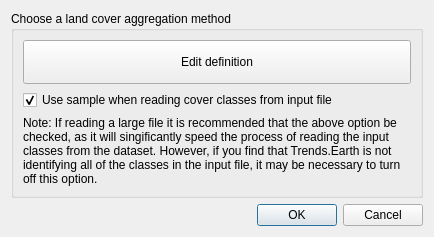
<?xml version="1.0" encoding="UTF-8"?>
<ui version="4.0">
 <class>DlgImportLC</class>
 <widget class="QDialog" name="DlgImportLC">
  <property name="windowModality">
   <enum>Qt::ApplicationModal</enum>
  </property>
  <property name="geometry">
   <rect>
    <x>0</x>
    <y>0</y>
    <width>434</width>
    <height>196</height>
   </rect>
  </property>
  <property name="sizePolicy">
   <sizepolicy hsizetype="Fixed" vsizetype="Fixed">
    <horstretch>0</horstretch>
    <verstretch>0</verstretch>
   </sizepolicy>
  </property>
  <property name="windowTitle">
   <string>Load a Custom Land Cover Dataset</string>
  </property>
  <property name="modal">
   <bool>true</bool>
  </property>
  <layout class="QVBoxLayout" name="verticalLayout">
   <item>
    <widget class="QGroupBox" name="groupBox_lc_agg">
     <property name="enabled">
      <bool>true</bool>
     </property>
     <property name="sizePolicy">
      <sizepolicy hsizetype="Preferred" vsizetype="Minimum">
       <horstretch>0</horstretch>
       <verstretch>0</verstretch>
      </sizepolicy>
     </property>
     <property name="title">
      <string>Choose a land cover aggregation method</string>
     </property>
     <layout class="QVBoxLayout" name="verticalLayout_2">
      <item>
       <widget class="QPushButton" name="btn_agg_edit_def">
        <property name="enabled">
         <bool>true</bool>
        </property>
        <property name="sizePolicy">
         <sizepolicy hsizetype="Expanding" vsizetype="Minimum">
          <horstretch>0</horstretch>
          <verstretch>0</verstretch>
         </sizepolicy>
        </property>
        <property name="minimumSize">
         <size>
          <width>0</width>
          <height>30</height>
         </size>
        </property>
        <property name="maximumSize">
         <size>
          <width>16777215</width>
          <height>16777215</height>
         </size>
        </property>
        <property name="text">
         <string>Edit definition</string>
        </property>
       </widget>
      </item>
      <item>
       <widget class="QCheckBox" name="checkBox_use_sample">
        <property name="text">
         <string>Use sample when reading cover classes from input file</string>
        </property>
        <property name="checked">
         <bool>true</bool>
        </property>
       </widget>
      </item>
      <item>
       <widget class="QLabel" name="label">
        <property name="enabled">
         <bool>true</bool>
        </property>
        <property name="sizePolicy">
         <sizepolicy hsizetype="Preferred" vsizetype="Minimum">
          <horstretch>0</horstretch>
          <verstretch>0</verstretch>
         </sizepolicy>
        </property>
        <property name="minimumSize">
         <size>
          <width>0</width>
          <height>0</height>
         </size>
        </property>
        <property name="baseSize">
         <size>
          <width>0</width>
          <height>0</height>
         </size>
        </property>
        <property name="text">
         <string>Note: If reading a large file it is recommended that the above option be checked, as it will singificantly speed the process of reading the input classes from the dataset. However, if you find that Trends.Earth is not identifying all of the classes in the input file, it may be necessary to turn off this option.</string>
        </property>
        <property name="wordWrap">
         <bool>true</bool>
        </property>
       </widget>
      </item>
     </layout>
    </widget>
   </item>
   <item>
    <widget class="QDialogButtonBox" name="btnBox">
     <property name="orientation">
      <enum>Qt::Horizontal</enum>
     </property>
     <property name="standardButtons">
      <set>QDialogButtonBox::Cancel|QDialogButtonBox::Ok</set>
     </property>
    </widget>
   </item>
  </layout>
 </widget>
 <resources/>
 <connections>
  <connection>
   <sender>btnBox</sender>
   <signal>accepted()</signal>
   <receiver>DlgImportLC</receiver>
   <slot>accept()</slot>
   <hints>
    <hint type="sourcelabel">
     <x>248</x>
     <y>254</y>
    </hint>
    <hint type="destinationlabel">
     <x>157</x>
     <y>274</y>
    </hint>
   </hints>
  </connection>
  <connection>
   <sender>btnBox</sender>
   <signal>rejected()</signal>
   <receiver>DlgImportLC</receiver>
   <slot>reject()</slot>
   <hints>
    <hint type="sourcelabel">
     <x>316</x>
     <y>260</y>
    </hint>
    <hint type="destinationlabel">
     <x>286</x>
     <y>274</y>
    </hint>
   </hints>
  </connection>
 </connections>
</ui>
